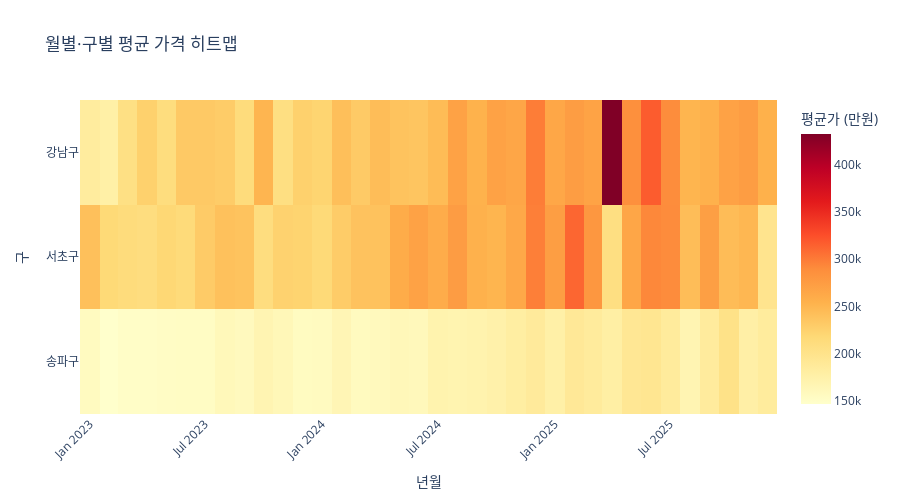

Notebook code cell kept with this figure:
### Code cell
# 6. 히트맵 (월별 x 구별 가격)
pivot_data = monthly_gu.pivot(
    index='CGG_NM',
    columns='year_month',
    values='avg_price'
)

fig6 = px.imshow(
    pivot_data,
    title='월별·구별 평균 가격 히트맵',
    labels=dict(x='년월', y='구', color='평균가 (만원)'),
    color_continuous_scale='YlOrRd',
    aspect='auto'
)

fig6.update_xaxes(tickangle=-45)
fig6.update_layout(height=500)
fig6.show()
